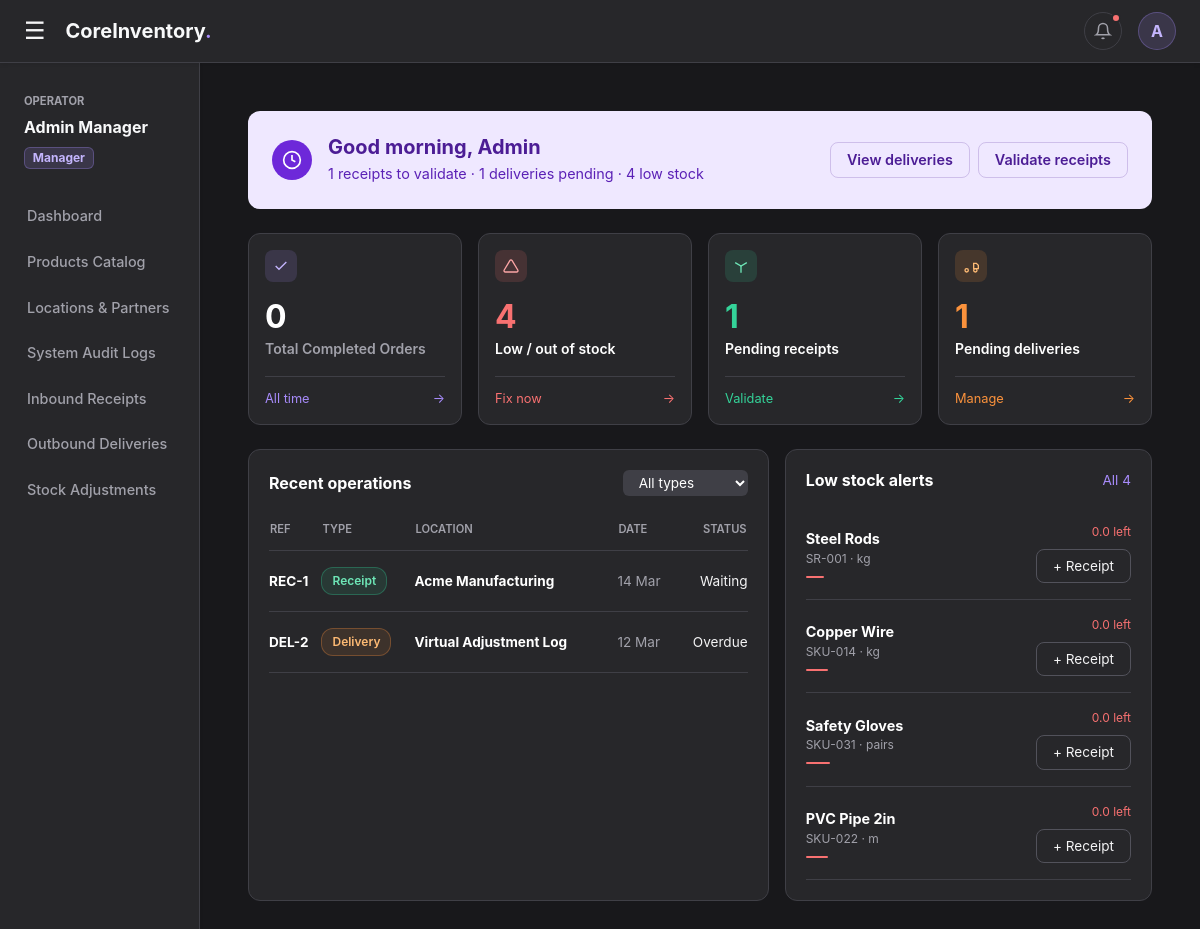
The app's page /dashboard (signed in) with its own data.
### app.py (models this page shows)
class User(db.Model):
    __tablename__ = 'users'
    id = db.Column(db.Integer, primary_key=True)
    username = db.Column(db.String(50), unique=True, nullable=False)
    email = db.Column(db.String(100), unique=True, nullable=False)
    password_hash = db.Column(db.String(255), nullable=False)
    role = db.Column(db.String(20), nullable=False, default='Manager')
    address = db.Column(db.Text, nullable=True)
    preferred_payment = db.Column(db.String(20), nullable=True, default='UPI')
    reset_otp = db.Column(db.String(6), nullable=True)
    otp_expiry = db.Column(db.DateTime, nullable=True)

class InventoryOperation(db.Model):
    __tablename__ = 'inventory_operations'
    id = db.Column(db.Integer, primary_key=True)
    document_type = db.Column(db.String(50), nullable=False)
    status = db.Column(db.String(50), nullable=False)
    source_location_id = db.Column(db.Integer, db.ForeignKey('locations.id'))
    dest_location_id = db.Column(db.Integer, db.ForeignKey('locations.id'))
    created_by = db.Column(db.Integer, db.ForeignKey('users.id'))
    created_at = db.Column(db.DateTime, default=datetime.utcnow)

class Location(db.Model):
    __tablename__ = 'locations'
    id = db.Column(db.Integer, primary_key=True)
    name = db.Column(db.String(100), nullable=False)
    type = db.Column(db.String(50), nullable=False)

class Product(db.Model):
    __tablename__ = 'products'
    id = db.Column(db.Integer, primary_key=True)
    name = db.Column(db.String(255), nullable=False)
    sku = db.Column(db.String(100), unique=True, nullable=False)
    category_id = db.Column(db.Integer, db.ForeignKey('product_categories.id'))
    unit_of_measure = db.Column(db.String(50), nullable=False)
    created_at = db.Column(db.DateTime, default=datetime.utcnow)

### app.py (the view)
@app.route('/dashboard')
@login_required
def dashboard():
    total_products = Product.query.count()
    pending_receipts = InventoryOperation.query.filter_by(document_type='Receipt').filter(InventoryOperation.status != 'Done').count()
    pending_deliveries = InventoryOperation.query.filter_by(document_type='Delivery').filter(InventoryOperation.status != 'Done').count()
    total_completed = InventoryOperation.query.filter_by(status='Done').count()
    stock_levels = db.session.query(StockLedger.product_id, func.sum(StockLedger.quantity_change).label('total_stock')).group_by(StockLedger.product_id).all()
    stock_dict = {item.product_id: item.total_stock for item in stock_levels}
    all_products = Product.query.all()
    low_stock_items = []
    for p in all_products:
        qty = stock_dict.get(p.id, 0.0)
        if qty <= 10:
            low_stock_items.append({'product': p, 'qty': qty})
    low_stock_items.sort(key=lambda x: x['qty'])
    low_stock_count = len(low_stock_items)
    recent_ops = InventoryOperation.query.order_by(InventoryOperation.created_at.desc()).limit(8).all()
    loc_map = {loc.id: loc.name for loc in Location.query.all()}
    return render_template('dashboard.html', total_products=total_products, pending_receipts=pending_receipts, pending_deliveries=pending_deliveries, total_completed=total_completed, low_stock=low_stock_count, low_stock_items=low_stock_items[:5], recent_ops=recent_ops, loc_map=loc_map)

### templates/dashboard.html (shortened to what this page needs)
{% extends "base.html" %}
{% block content %}
<div class="hero-banner mb-4 d-flex flex-column flex-md-row justify-content-between align-items-md-center">
    <div class="d-flex align-items-center mb-3 mb-md-0">
        <div class="hero-icon-wrapper me-3">
            <svg width="20" height="20" viewBox="0 0 24 24" fill="none" stroke="currentColor" stroke-width="2"><circle cx="12" cy="12" r="10"></circle><polyline points="12 6 12 12 16 14"></polyline></svg>
        </div>
        <div>
            <h5 class="mb-1 fw-bold">Good morning, {{ session.get('user_name', 'User').split()[0] }}</h5>
            <p class="mb-0" style="font-size: 0.9rem; color: #5B21B6;">{{ pending_receipts }} receipts to validate · {{ pending_deliveries }} deliveries pending · {{ low_stock }} low stock</p>
        </div>
    </div>
    <div class="d-flex">
        <button class="btn-hero me-2" onclick="window.location.href='/deliveries'">View deliveries</button>
        <button class="btn-hero" onclick="window.location.href='/receipts'">Validate receipts</button>
    </div>
</div>
<div class="row g-3 mb-4">
    <div class="col-md-3">
        <div class="kpi-card-ui h-100">
            <div class="kpi-icon icon-purple"><svg width="16" height="16" viewBox="0 0 24 24" fill="none" stroke="currentColor" stroke-width="2"><polyline points="20 6 9 17 4 12"></polyline></svg></div>
            <h2 class="mb-0 fw-bold text-white">{{ total_completed }}</h2>
            <small class="fw-semibold" style="color: #A1A1AA;">Total Completed Orders</small>
            <a href="#" class="kpi-link" style="color: #A78BFA;">All time <span>→</span></a>
        </div>
    </div>
    <div class="col-md-3">
        <div class="kpi-card-ui h-100">
            <div class="kpi-icon icon-red"><svg width="16" height="16" viewBox="0 0 24 24" fill="none" stroke="currentColor" stroke-width="2"><path d="M10.29 3.86L1.82 18a2 2 0 0 0 1.71 3h16.94a2 2 0 0 0 1.71-3L13.71 3.86a2 2 0 0 0-3.42 0z"></path></svg></div>
            <h2 class="mb-0 fw-bold" style="color: #F87171;">{{ low_stock }}</h2>
            <small class="text-white fw-semibold">Low / out of stock</small>
            <a href="/receipts" class="kpi-link" style="color: #F87171;">Fix now <span>→</span></a>
        </div>
    </div>
    <div class="col-md-3">
        <div class="kpi-card-ui h-100">
            <div class="kpi-icon icon-green"><svg width="16" height="16" viewBox="0 0 24 24" fill="none" stroke="currentColor" stroke-width="2"><polyline points="3.27 6.96 12 12.01 20.73 6.96"></polyline><line x1="12" y1="22.08" x2="12" y2="12"></line></svg></div>
            <h2 class="mb-0 fw-bold" style="color: #34D399;">{{ pending_receipts }}</h2>
            <small class="text-white fw-semibold">Pending receipts</small>
            <a href="/receipts" class="kpi-link" style="color: #34D399;">Validate <span>→</span></a>
        </div>
    </div>
    <div class="col-md-3">
        <div class="kpi-card-ui h-100">
            <div class="kpi-icon icon-orange"><svg width="16" height="16" viewBox="0 0 24 24" fill="none" stroke="currentColor" stroke-width="2"><polygon points="16 8 20 8 23 11 23 16 16 16 16 8"></polygon><circle cx="5.5" cy="18.5" r="2.5"></circle><circle cx="18.5" cy="18.5" r="2.5"></circle></svg></div>
            <h2 class="mb-0 fw-bold" style="color: #FB923C;">{{ pending_deliveries }}</h2>
            <small class="text-white fw-semibold">Pending deliveries</small>
            <a href="/deliveries" class="kpi-link" style="color: #FB923C;">Manage <span>→</span></a>
        </div>
    </div>
</div>
<div class="row g-3">
    <div class="col-lg-7">
        <div class="panel-card h-100">
            <div class="d-flex justify-content-between align-items-center mb-4">
                <h6 class="text-white fw-bold mb-0">Recent operations</h6>
                <div class="d-flex align-items-center">
                    <select class="select-minimal" id="opTypeFilter" onchange="filterOperations()">
                        <option value="All">All types</option>
                    </select>
                </div>
            </div>
            <table class="custom-table">
                <thead><tr><th>REF</th><th>TYPE</th><th>LOCATION</th><th>DATE</th><th class="text-end">STATUS</th></tr></thead>
                <tbody>
                    {% for op in recent_ops %}
                    <tr class="op-row" data-type="{{ op.document_type }}">
                        <td class="fw-bold text-white">{{ op.document_type[:3]|upper }}-{{ op.id }}</td>
                        <td><span class="tag tag-{{ op.document_type }}">{{ op.document_type }}</span></td>
                        <td class="fw-bold text-white">{{ loc_map.get(op.dest_location_id, 'System') }}</td>
                        <td style="color: #A1A1AA;">{{ op.created_at.strftime('%d %b') }}</td>
                        <td class="text-end"><span class="status-{{ op.status }}">{{ op.status }}</span></td>
                    </tr>
                    {% else %}
                    <tr><td colspan="5" class="text-center text-muted pt-5">No recent operations.</td></tr>
                    {% endfor %}
                </tbody>
            </table>
        </div>
    </div>
    <div class="col-lg-5">
        <div class="panel-card h-100">
            <div class="d-flex justify-content-between align-items-center mb-2">
                <h6 class="text-white fw-bold mb-0">Low stock alerts</h6>
                <span style="color: #A78BFA; font-size: 0.85rem;">All {{ low_stock }}</span>
            </div>
            <div class="stock-list mt-3">
                {% for item in low_stock_items %}
                <div class="stock-row">
                    <div>
                        <div class="fw-bold text-white" style="font-size: 0.9rem;">{{ item.product.name }}</div>
                        <div style="color: #A1A1AA; font-size: 0.75rem;">{{ item.product.sku }} · {{ item.product.unit_of_measure }}</div>
                        <div class="stock-indicator mt-2" style="width: 25%;"></div>
                    </div>
                    <div class="text-end">
                        <div style="color: #F87171; font-size: 0.75rem; margin-bottom: 8px;">{{ item.qty }} left</div>
                        <button class="btn-receipt" onclick="window.location.href='/receipts'">+ Receipt</button>
                    </div>
                </div>
                {% else %}
                <div class="text-center text-muted pt-5">All product stock levels are healthy!</div>
                {% endfor %}
            </div>
        </div>
    </div>
</div>
{% endblock %}

### templates/base.html (shortened to what this page needs)
<!DOCTYPE html>
<html lang="en">
<head>
    <link href="https://cdn.jsdelivr.net/npm/bootstrap@5.3.0/dist/css/bootstrap.min.css" rel="stylesheet">
</head>
<body>
    <div class="top-navbar sticky-top shadow-sm">
        <div class="d-flex align-items-center">
            <button class="burger-icon" id="sidebarToggle">&#9776;</button>
            <h5 class="mb-0 fw-bold text-light">CoreInventory<span style="color: var(--accent-light)">.</span></h5>
        </div>
        <div class="d-flex align-items-center">
            <div class="dropdown me-3">
                <button class="nav-icon-btn" type="button" data-bs-toggle="dropdown" aria-expanded="false">
                    <svg width="18" height="18" viewBox="0 0 24 24" fill="none" stroke="currentColor" stroke-width="2"><path d="M18 8A6 6 0 0 0 6 8c0 7-3 9-3 9h18s-3-2-3-9"></path><path d="M13.73 21a2 2 0 0 1-3.46 0"></path></svg>
                    {% if nav_pending|length > 0 %}
                        <span class="notification-dot"></span>
                    {% endif %}
                </button>
            </div>
            <div class="dropdown">
                <button class="profile-btn" type="button" data-bs-toggle="dropdown" aria-expanded="false">
                    {{ session.get('user_name', 'U')[0] | upper }}
                </button>
            </div>
        </div>
    </div>
    <div class="container-fluid position-relative">
        <div class="row flex-nowrap">
            <nav id="sidebar" class="col-auto col-md-3 col-lg-2 px-0 sidebar-menu shadow-sm">
                <div class="px-4 mb-4">
                    <small class="text-uppercase fw-bold" style="color: var(--text-muted); font-size: 0.7rem;">Operator</small>
                    <div class="text-light mt-1 fw-bold">{{ session.get('user_name', 'System User') }}</div>
                    <span class="badge mt-2" style="background: rgba(167, 139, 250, 0.15); color: #C4B5FD; border: 1px solid rgba(167, 139, 250, 0.3);">{{ session.get('user_role', 'Guest') }}</span>
                </div>
                <a href="/dashboard">Dashboard</a>
                {% if session.get('user_role') == 'Manager' %}
                    <a href="/products">Products Catalog</a>
                    <a href="/locations">Locations & Partners</a>
                    <a href="/audit">System Audit Logs</a>
                {% endif %}
                <a href="/receipts">Inbound Receipts</a>
                <a href="/deliveries">Outbound Deliveries</a>
                <a href="/adjustments">Stock Adjustments</a>
            </nav>
            <main class="col px-md-5 py-5">
                {% block content %}{% endblock %}
            </main>
        </div>
    </div>
</body>
</html>

### records on screen
User: get "Admin Manager", get "Manager"
InventoryOperation: document_type "REC", id "1", document_type "Receipt", created_at "14 Mar", status "Waiting"
Location: get "Acme Manufacturing"
InventoryOperation: document_type "DEL", id "2", document_type "Delivery", created_at "12 Mar", status "Overdue"
Location: get "Virtual Adjustment Log"
Product: product.name "Steel Rods", product.sku "SR-001", product.unit_of_measure "kg"
Product: product.name "Copper Wire", product.sku "SKU-014", product.unit_of_measure "kg"
Product: product.name "Safety Gloves", product.sku "SKU-031", product.unit_of_measure "pairs"
Product: product.name "PVC Pipe 2in", product.sku "SKU-022", product.unit_of_measure "m"

### other values on screen
{{ session.get('user_name', 'U')[0] | upper }} "A"
{{ session.get('user_name', 'User').split()[0] }} "Admin"
{{ pending_receipts }} "1"
{{ pending_deliveries }} "1"
{{ low_stock }} "4"
{{ total_completed }} "0"
{{ item.qty }} "0.0" "0.0" "0.0" "0.0"
